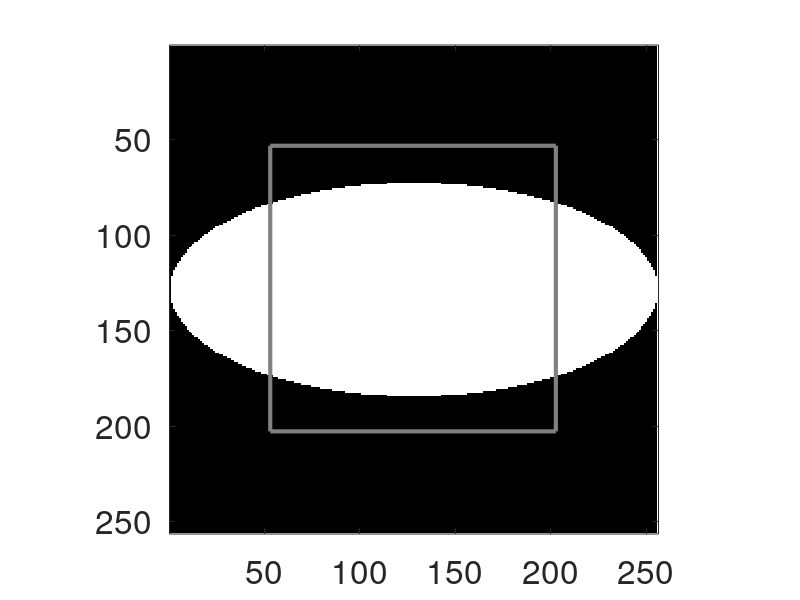

MATLAB code to generate this figure:
%%%
DAT.MARKERSIZE=12;
DAT.FONTSIZE=24;
DAT.LINEWIDTH=3;

rr{1}=1;
II=1;
FATOR=1;
format long
while FATOR>0.000000001
    str_func=sprintf("sqrt(1-(1-(%d)^2)*(sin(x))^2)",rr{II});
    func_temp= inline (str_func);
    rr{II+1}=((quadv (func_temp, 0, pi/2))^2)/pi;
    FATOR=100*abs(rr{II+1}-rr{II})/rr{II+1};
    II=II+1;
end

R=rr{end}
II

N=256;
tx = ty = linspace (-1, 1, N)';
[xx, yy] = meshgrid (tx, ty);
BW=((xx.^2+(yy.^2)/R^2 - 1)<0)*1.0;

L=sqrt(sum(sum(BW)))

imagesc(BW)
colormap(gray)
daspect([1 1 1])

hr=rectangle ( "Position",[ N/2-L/2,N/2-L/2,L,L],
               "EdgeColor",[0.5 0.5 0.5])
set (hr, "linewidth", DAT.LINEWIDTH);

set (gca, "fontsize", DAT.FONTSIZE);

print(gcf,'section1-gammae-square.eps','-depsc','-tight',['-F:' num2str(DAT.FONTSIZE)])



%L=sqrt(pi*R)
%X=linspace(-1,1,100);
%Y=sqrt(R^2-(R^2)*(X.^2));
%plot(X,Y,X,-Y)
%daspect([1 1 1])


